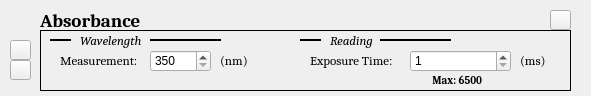
<?xml version="1.0" encoding="UTF-8"?>
<ui version="4.0">
 <class>Form</class>
 <widget class="QWidget" name="Form">
  <property name="geometry">
   <rect>
    <x>0</x>
    <y>0</y>
    <width>591</width>
    <height>96</height>
   </rect>
  </property>
  <property name="windowTitle">
   <string>Form</string>
  </property>
  <widget class="QLabel" name="label_2">
   <property name="geometry">
    <rect>
     <x>40</x>
     <y>10</y>
     <width>111</width>
     <height>21</height>
    </rect>
   </property>
   <property name="font">
    <font>
     <family>Cambria</family>
     <pointsize>14</pointsize>
     <weight>75</weight>
     <italic>false</italic>
     <bold>true</bold>
    </font>
   </property>
   <property name="frameShape">
    <enum>QFrame::NoFrame</enum>
   </property>
   <property name="frameShadow">
    <enum>QFrame::Sunken</enum>
   </property>
   <property name="lineWidth">
    <number>1</number>
   </property>
   <property name="text">
    <string>Absorbance</string>
   </property>
  </widget>
  <widget class="QLabel" name="label_6">
   <property name="geometry">
    <rect>
     <x>40</x>
     <y>30</y>
     <width>531</width>
     <height>61</height>
    </rect>
   </property>
   <property name="font">
    <font>
     <family>Cambria</family>
    </font>
   </property>
   <property name="frameShape">
    <enum>QFrame::Panel</enum>
   </property>
   <property name="frameShadow">
    <enum>QFrame::Plain</enum>
   </property>
   <property name="lineWidth">
    <number>1</number>
   </property>
   <property name="text">
    <string/>
   </property>
  </widget>
  <widget class="QLabel" name="label_4">
   <property name="geometry">
    <rect>
     <x>80</x>
     <y>30</y>
     <width>71</width>
     <height>21</height>
    </rect>
   </property>
   <property name="font">
    <font>
     <family>Cambria</family>
     <pointsize>10</pointsize>
     <weight>50</weight>
     <italic>true</italic>
     <bold>false</bold>
    </font>
   </property>
   <property name="frameShape">
    <enum>QFrame::NoFrame</enum>
   </property>
   <property name="frameShadow">
    <enum>QFrame::Sunken</enum>
   </property>
   <property name="lineWidth">
    <number>1</number>
   </property>
   <property name="text">
    <string>Wavelength</string>
   </property>
  </widget>
  <widget class="QLabel" name="label_5">
   <property name="geometry">
    <rect>
     <x>150</x>
     <y>30</y>
     <width>71</width>
     <height>21</height>
    </rect>
   </property>
   <property name="font">
    <font>
     <family>Cambria</family>
     <pointsize>10</pointsize>
     <weight>50</weight>
     <italic>true</italic>
     <bold>false</bold>
    </font>
   </property>
   <property name="frameShape">
    <enum>QFrame::HLine</enum>
   </property>
   <property name="frameShadow">
    <enum>QFrame::Plain</enum>
   </property>
   <property name="lineWidth">
    <number>2</number>
   </property>
   <property name="text">
    <string/>
   </property>
  </widget>
  <widget class="QLabel" name="label_7">
   <property name="geometry">
    <rect>
     <x>50</x>
     <y>30</y>
     <width>21</width>
     <height>21</height>
    </rect>
   </property>
   <property name="font">
    <font>
     <family>Cambria</family>
     <pointsize>10</pointsize>
     <weight>50</weight>
     <italic>true</italic>
     <bold>false</bold>
    </font>
   </property>
   <property name="frameShape">
    <enum>QFrame::HLine</enum>
   </property>
   <property name="frameShadow">
    <enum>QFrame::Plain</enum>
   </property>
   <property name="lineWidth">
    <number>2</number>
   </property>
   <property name="text">
    <string/>
   </property>
  </widget>
  <widget class="QLabel" name="label_8">
   <property name="geometry">
    <rect>
     <x>300</x>
     <y>30</y>
     <width>21</width>
     <height>21</height>
    </rect>
   </property>
   <property name="font">
    <font>
     <family>Cambria</family>
     <pointsize>10</pointsize>
     <weight>50</weight>
     <italic>true</italic>
     <bold>false</bold>
    </font>
   </property>
   <property name="frameShape">
    <enum>QFrame::HLine</enum>
   </property>
   <property name="frameShadow">
    <enum>QFrame::Plain</enum>
   </property>
   <property name="lineWidth">
    <number>2</number>
   </property>
   <property name="text">
    <string/>
   </property>
  </widget>
  <widget class="QLabel" name="label_9">
   <property name="geometry">
    <rect>
     <x>380</x>
     <y>30</y>
     <width>71</width>
     <height>21</height>
    </rect>
   </property>
   <property name="font">
    <font>
     <family>Cambria</family>
     <pointsize>10</pointsize>
     <weight>50</weight>
     <italic>true</italic>
     <bold>false</bold>
    </font>
   </property>
   <property name="frameShape">
    <enum>QFrame::HLine</enum>
   </property>
   <property name="frameShadow">
    <enum>QFrame::Plain</enum>
   </property>
   <property name="lineWidth">
    <number>2</number>
   </property>
   <property name="text">
    <string/>
   </property>
  </widget>
  <widget class="QLabel" name="label_10">
   <property name="geometry">
    <rect>
     <x>330</x>
     <y>30</y>
     <width>71</width>
     <height>21</height>
    </rect>
   </property>
   <property name="font">
    <font>
     <family>Cambria</family>
     <pointsize>10</pointsize>
     <weight>50</weight>
     <italic>true</italic>
     <bold>false</bold>
    </font>
   </property>
   <property name="frameShape">
    <enum>QFrame::NoFrame</enum>
   </property>
   <property name="frameShadow">
    <enum>QFrame::Sunken</enum>
   </property>
   <property name="lineWidth">
    <number>1</number>
   </property>
   <property name="text">
    <string>Reading</string>
   </property>
  </widget>
  <widget class="QSpinBox" name="spinBox">
   <property name="geometry">
    <rect>
     <x>150</x>
     <y>50</y>
     <width>61</width>
     <height>22</height>
    </rect>
   </property>
   <property name="minimum">
    <number>350</number>
   </property>
   <property name="maximum">
    <number>700</number>
   </property>
  </widget>
  <widget class="QLabel" name="label_11">
   <property name="geometry">
    <rect>
     <x>60</x>
     <y>50</y>
     <width>91</width>
     <height>21</height>
    </rect>
   </property>
   <property name="font">
    <font>
     <family>Cambria</family>
     <pointsize>10</pointsize>
    </font>
   </property>
   <property name="frameShape">
    <enum>QFrame::NoFrame</enum>
   </property>
   <property name="frameShadow">
    <enum>QFrame::Sunken</enum>
   </property>
   <property name="lineWidth">
    <number>1</number>
   </property>
   <property name="text">
    <string>Measurement:</string>
   </property>
  </widget>
  <widget class="QLabel" name="label_12">
   <property name="geometry">
    <rect>
     <x>220</x>
     <y>50</y>
     <width>31</width>
     <height>21</height>
    </rect>
   </property>
   <property name="font">
    <font>
     <family>Cambria</family>
     <pointsize>10</pointsize>
    </font>
   </property>
   <property name="frameShape">
    <enum>QFrame::NoFrame</enum>
   </property>
   <property name="frameShadow">
    <enum>QFrame::Sunken</enum>
   </property>
   <property name="lineWidth">
    <number>1</number>
   </property>
   <property name="text">
    <string>(nm)</string>
   </property>
  </widget>
  <widget class="QLabel" name="label_13">
   <property name="geometry">
    <rect>
     <x>310</x>
     <y>50</y>
     <width>91</width>
     <height>21</height>
    </rect>
   </property>
   <property name="font">
    <font>
     <family>Cambria</family>
     <pointsize>10</pointsize>
    </font>
   </property>
   <property name="frameShape">
    <enum>QFrame::NoFrame</enum>
   </property>
   <property name="frameShadow">
    <enum>QFrame::Sunken</enum>
   </property>
   <property name="lineWidth">
    <number>1</number>
   </property>
   <property name="text">
    <string>Exposure Time:</string>
   </property>
  </widget>
  <widget class="QSpinBox" name="spinBox_2">
   <property name="geometry">
    <rect>
     <x>410</x>
     <y>50</y>
     <width>101</width>
     <height>22</height>
    </rect>
   </property>
   <property name="minimum">
    <number>1</number>
   </property>
   <property name="maximum">
    <number>6500</number>
   </property>
  </widget>
  <widget class="QLabel" name="label_14">
   <property name="geometry">
    <rect>
     <x>520</x>
     <y>50</y>
     <width>31</width>
     <height>21</height>
    </rect>
   </property>
   <property name="font">
    <font>
     <family>Cambria</family>
     <pointsize>10</pointsize>
    </font>
   </property>
   <property name="frameShape">
    <enum>QFrame::NoFrame</enum>
   </property>
   <property name="frameShadow">
    <enum>QFrame::Sunken</enum>
   </property>
   <property name="lineWidth">
    <number>1</number>
   </property>
   <property name="text">
    <string>(ms)</string>
   </property>
  </widget>
  <widget class="QLabel" name="label_15">
   <property name="geometry">
    <rect>
     <x>430</x>
     <y>70</y>
     <width>61</width>
     <height>21</height>
    </rect>
   </property>
   <property name="font">
    <font>
     <family>Cambria</family>
     <pointsize>8</pointsize>
     <weight>75</weight>
     <bold>true</bold>
    </font>
   </property>
   <property name="frameShape">
    <enum>QFrame::NoFrame</enum>
   </property>
   <property name="frameShadow">
    <enum>QFrame::Sunken</enum>
   </property>
   <property name="lineWidth">
    <number>1</number>
   </property>
   <property name="text">
    <string> Max: 6500</string>
   </property>
  </widget>
  <widget class="QPushButton" name="pushButton">
   <property name="geometry">
    <rect>
     <x>550</x>
     <y>10</y>
     <width>21</width>
     <height>20</height>
    </rect>
   </property>
   <property name="text">
    <string/>
   </property>
   <property name="icon">
    <iconset>
     <normaloff>x-mark-4-512.png</normaloff>x-mark-4-512.png</iconset>
   </property>
   <property name="iconSize">
    <size>
     <width>12</width>
     <height>12</height>
    </size>
   </property>
  </widget>
  <widget class="QPushButton" name="pushButton_2">
   <property name="geometry">
    <rect>
     <x>10</x>
     <y>40</y>
     <width>21</width>
     <height>20</height>
    </rect>
   </property>
   <property name="text">
    <string/>
   </property>
   <property name="icon">
    <iconset>
     <normaloff>MoveUpLogo.svg</normaloff>MoveUpLogo.svg</iconset>
   </property>
  </widget>
  <widget class="QPushButton" name="pushButton_3">
   <property name="geometry">
    <rect>
     <x>10</x>
     <y>60</y>
     <width>21</width>
     <height>20</height>
    </rect>
   </property>
   <property name="text">
    <string/>
   </property>
   <property name="icon">
    <iconset>
     <normaloff>MoveDownLogo.svg</normaloff>MoveDownLogo.svg</iconset>
   </property>
  </widget>
  <zorder>label_6</zorder>
  <zorder>label_2</zorder>
  <zorder>label_4</zorder>
  <zorder>label_5</zorder>
  <zorder>label_7</zorder>
  <zorder>label_8</zorder>
  <zorder>label_9</zorder>
  <zorder>label_10</zorder>
  <zorder>spinBox</zorder>
  <zorder>label_11</zorder>
  <zorder>label_12</zorder>
  <zorder>label_13</zorder>
  <zorder>spinBox_2</zorder>
  <zorder>label_14</zorder>
  <zorder>label_15</zorder>
  <zorder>pushButton</zorder>
  <zorder>pushButton_2</zorder>
  <zorder>pushButton_3</zorder>
 </widget>
 <resources/>
 <connections/>
</ui>
